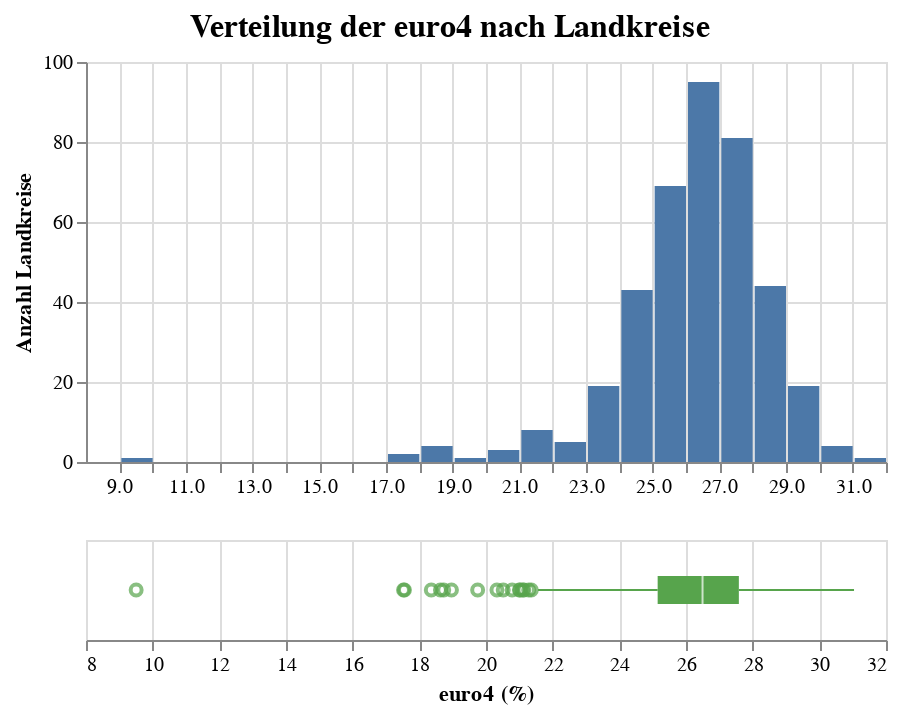

Notebook code for this chart:
### Markdown cell above
Ein **kombiniertes Histogramm und Boxplot Diagramm** ermöglicht zwei komplementäre Sichtweisen auf die Datenverteilung:
- Das **Histogramm** zeigt die Häufigkeitsverteilung der Werte in Klassen (Bins) und visualisiert damit die Form der Verteilung.
- Der **Boxplot** fasst die wichtigsten Lagemaße zusammen: Median (mittlere Linie), 25%- und 75%-Quartile (Box), Whisker (1,5-facher Interquartilsabstand) sowie Ausreißer (einzelne Punkte).

### Code cell
create_distribution_plot(df=df_regr, column_name='euro4', observation_label="Landkreise", xmin=8, xmax=32)

### Figure 1 — Vega-Lite specification as saved in the notebook (floating-point values rounded to 4 significant figures; data arrays with more than 128 entries replaced by an {"elided": "..."} marker saying what was removed)
{"config": {"view": {"continuousWidth": 300, "continuousHeight": 300}}, "vconcat": [{"mark": {"type": "bar"}, "encoding": {"x": {"axis": {"grid": true}, "bin": {"maxbins": 30}, "field": "euro4", "scale": {"domain": [8, 32]}, "title": "", "type": "quantitative"}, "y": {"aggregate": "count", "title": "Anzahl Landkreise", "type": "quantitative"}}, "height": 200, "width": 400}, {"mark": {"type": "boxplot", "color": "#57A44C", "median": {"color": "white"}}, "encoding": {"x": {"axis": {"grid": true}, "field": "euro4", "scale": {"domain": [8, 32]}, "title": "euro4 (%)", "type": "quantitative"}}, "height": 50, "width": 400}], "data": {"name": "data-c166c8ea381a6e2dd7a5c23abcd37054"}, "title": {"text": "Verteilung der euro4 nach Landkreise", "anchor": "middle", "fontSize": 16}, "$schema": "https://vega.github.io/schema/vega-lite/v5.20.1.json", "datasets": {"data-c166c8ea381a6e2dd7a5c23abcd37054": {"elided": "399 records"}}}
